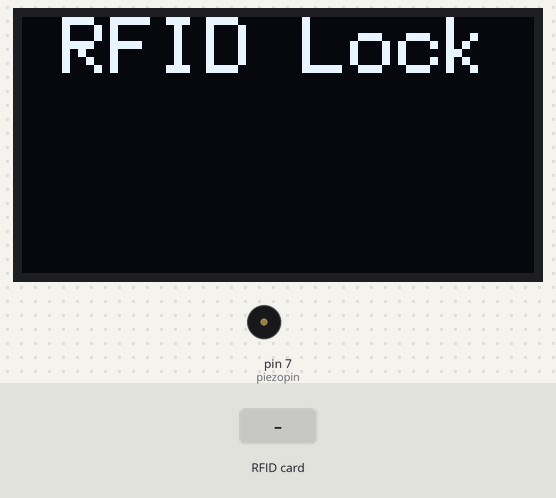
Recording of a sketch running on a simulated Arduino Uno, built with avr-gcc and run on an emulated ATmega328P. Shown: 128×64 one-colour display, buzzer (waves = sounding). Inputs (shaded band) come from the test bench. What the sketch prints to the serial monitor is not drawn.

Above: at 1.3 s.
1.4 s: RFID card 5E 7A 19 C4 held to the reader
At 2.2 s:
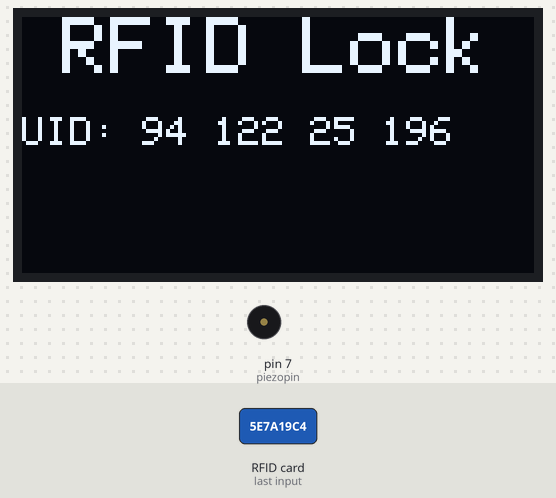
3.0 s: RFID card 5E 7A 19 C4 held to the reader
At 3.8 s:
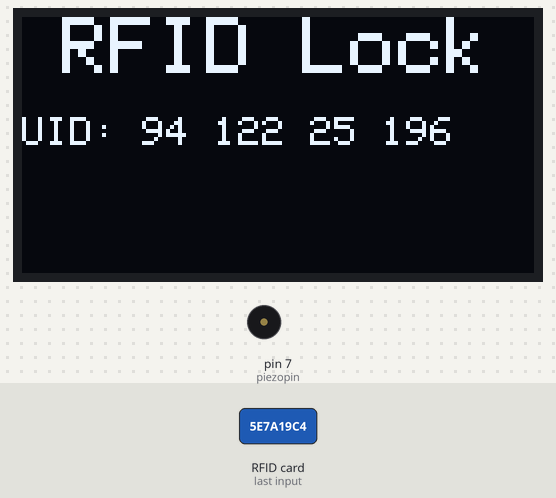
Timing chart, 0 to 6.0 s (numbered marks = the images above; inputs shaded):
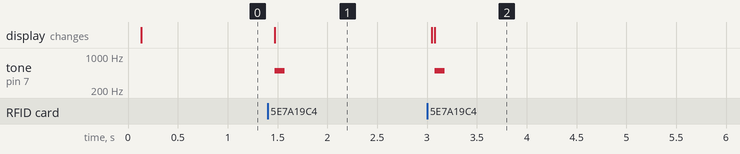

Measured:
- after the input at 1.4 s, tone on pin 7 (piezopin): silent → 500 Hz after 0.07 s, → silent 0.10 s later; the display: changes after 0.07 s (image 1)
- after the input at 3.0 s, tone on pin 7 (piezopin): silent → 500 Hz after 0.08 s, → silent 0.10 s later; the display: first changes after 0.05 s (image 2 shows a later state)

The sketch:

RFID_OLED.ino
```cpp
// RFID reference: http://educ8s.tv/arduino-rfid-tutorial/
// OLED reference: https://github.com/adafruit/Adafruit_SSD1306

#include <SPI.h>
#include <Wire.h>
#include <Adafruit_GFX.h>
#include <Adafruit_SSD1306.h>
#include <MFRC522.h>

#define SCREEN_WIDTH 128 // OLED display width, in pixels
#define SCREEN_HEIGHT 64 // OLED display height, in pixels

// Declaration for an SSD1306 display connected to I2C (SDA, SCL pins)
#define OLED_RESET     4 // Reset pin # (or -1 if sharing Arduino reset pin)
Adafruit_SSD1306 display(SCREEN_WIDTH, SCREEN_HEIGHT, &Wire, OLED_RESET);

#define SS_PIN 10
#define RST_PIN 9

MFRC522 rfid(SS_PIN, RST_PIN); // Instance of the class
MFRC522::MIFARE_Key key;

int code[] = {230, 156, 39, 249}; //This is the stored UID
int codeRead = 0;
String uidString;

int piezopin = 7;
int note[] = {2093, 2349, 2637, 2793, 3136, 3520, 3951, 4186}; //도레미파솔라시도

void setup()
{
  Serial.begin(9600); // 시리얼통신 초기화
  SPI.begin(); // SPI bus 초기화
  rfid.PCD_Init(); // MFRC522 초기화

  display.begin(SSD1306_SWITCHCAPVCC, 0x3C); // OLED 초기화
  initOLED(); // OLED 초기화
}

void loop()
{
  if (rfid.PICC_IsNewCardPresent())
  {
    if (readRFID() == 1)
    {
      Serial.println("\nAuthenticated Card");
      playSound();
      printUnlockMessage();
    } else {
      Serial.println("\nUnknown Card");
      playBeep(100);
    }
  }

  // Halt PICC
  rfid.PICC_HaltA();

  // Stop encryption on PCD
  rfid.PCD_StopCrypto1();
}

int readRFID()
{
  rfid.PICC_ReadCardSerial();
  Serial.print(F("\nPICC type: "));
  MFRC522::PICC_Type piccType = rfid.PICC_GetType(rfid.uid.sak);
  Serial.println(rfid.PICC_GetTypeName(piccType));

  // Check is the PICC of Classic MIFARE type
  if (piccType != MFRC522::PICC_TYPE_MIFARE_MINI &&
      piccType != MFRC522::PICC_TYPE_MIFARE_1K &&
      piccType != MFRC522::PICC_TYPE_MIFARE_4K) {
    Serial.println(F("Your tag is not of type MIFARE Classic."));
    return;
  }

  clearUID();

  Serial.println("Scanned PICC's UID:");
  printDec(rfid.uid.uidByte, rfid.uid.size);

  uidString = String(rfid.uid.uidByte[0]) + " " + String(rfid.uid.uidByte[1]) + " " + String(rfid.uid.uidByte[2]) + " " + String(rfid.uid.uidByte[3]);

  printUID();

  int i = 0;
  int match = 1;

  while (i < rfid.uid.size)
  {
    if (!(rfid.uid.uidByte[i] == code[i]))
    {
      match = 0;
    }
    i++;
  }

  return match;
}

void printDec(byte *buffer, byte bufferSize) {
  for (byte i = 0; i < bufferSize; i++) {
    Serial.print(buffer[i] < 0x10 ? " 0" : " ");
    Serial.print(buffer[i], DEC);
  }
}

void initOLED()
{
  // Clear the buffer.
  display.clearDisplay();
  display.display();
  display.setTextColor(WHITE); // or BLACK);
  display.setTextSize(2);
  display.setCursor(10, 0);
  display.print("RFID Lock");
  display.display();
}

void clearUID()
{
  display.setTextColor(BLACK); // or BLACK);
  display.setTextSize(1);
  display.setCursor(30, 25);
  display.print(uidString);
  display.display();
}

void printUID()
{
  display.setTextColor(WHITE); // or BLACK);
  display.setTextSize(1);
  display.setCursor(0, 25);
  display.print("UID: ");
  display.setCursor(30, 25);
  display.print(uidString);
  display.display();
}

void printUnlockMessage()
{
  display.display();
  display.setTextColor(BLACK); // or BLACK);
  display.setTextSize(2);
  display.setCursor(10, 0);
  display.print("RFID Lock");
  display.display();

  display.setTextColor(WHITE); // or BLACK);
  display.setTextSize(2);
  display.setCursor(10, 0);
  display.print("Unlocked");
  display.display();

  delay(2000);

  display.setTextColor(BLACK); // or BLACK);
  display.setTextSize(2);
  display.setCursor(10, 0);
  display.print("Unlocked");

  display.setTextColor(WHITE); // or BLACK);
  display.setTextSize(2);
  display.setCursor(10, 0);
  display.print("RFID Lock");
  display.display();
}

void playBeep(int delaytime)
{
  tone(piezopin, 500, delaytime); //500: 음의 높낮이(주파수), delaytime: 음의 지속시간(1000이면 1초)
  delay(20);
}

void playSound()
{
  int elementCount = sizeof(note) / sizeof(int);
  for (int i = 0; i < elementCount; i++)
  {
    tone(piezopin, note[i], 500);
    delay(100);
  }
}
```
